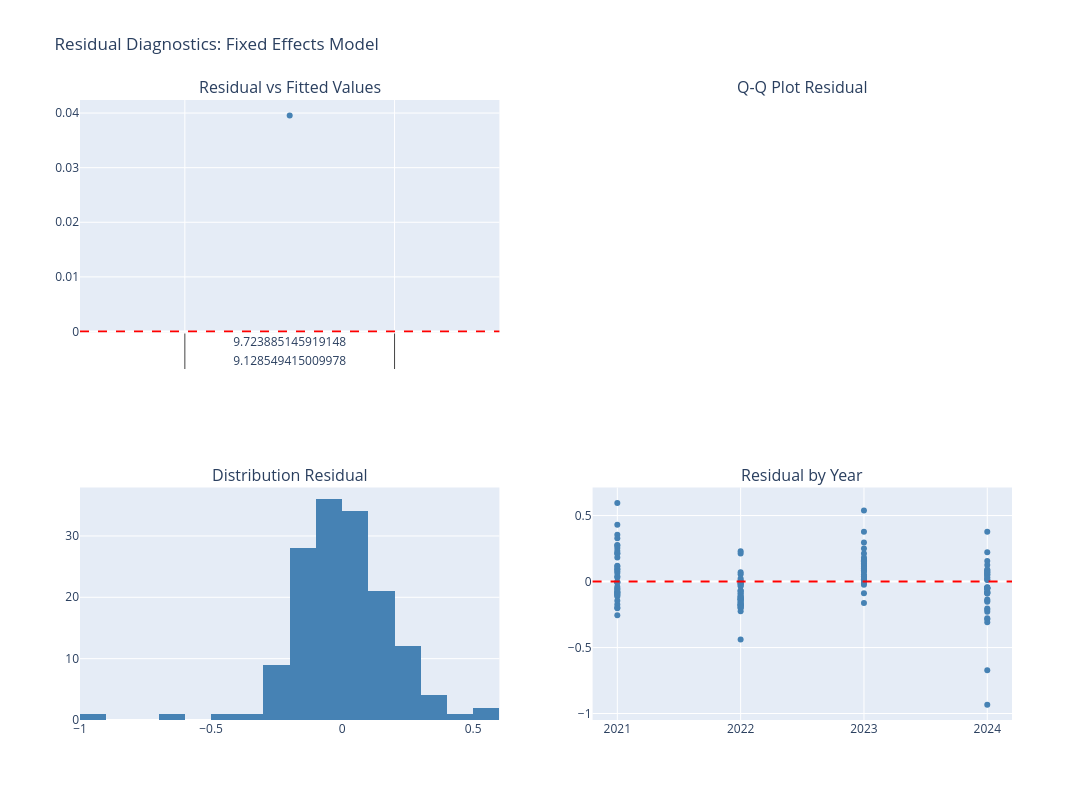

Notebook code for this chart:
### Markdown cell above
## Residual Diagnostics

### Code cell
import scipy.stats as stats

resid_fe_flat = res_fe.resids.values.flatten()
fitted_fe_flat = res_fe.fitted_values.values.flatten()

fig_diag = make_subplots(rows=2, cols=2, subplot_titles=('Residual vs Fitted Values', 'Q-Q Plot Residual', 'Distribution Residual', 'Residual by Year'))

# 1. Residual vs Fitted
fig_diag.add_trace(go.Scatter(x=fitted_fe_flat, y=resid_fe_flat, mode='markers', marker=dict(color='steelblue'), showlegend=False), row=1, col=1)
fig_diag.add_hline(y=0, line_dash="dash", line_color="red", row=1, col=1)

# 2. Q-Q Plot
(osm, osr), (slope, intercept, r) = stats.probplot(resid_fe_flat, dist="norm")
fig_diag.add_trace(go.Scatter(x=osm, y=osr, mode='markers', marker=dict(color='steelblue'), showlegend=False), row=1, col=2)
fig_diag.add_trace(go.Scatter(x=osm, y=slope*osm + intercept, mode='lines', line=dict(color='red'), showlegend=False), row=1, col=2)

# 3. Distribution Residual
fig_diag.add_trace(go.Histogram(x=resid_fe_flat, marker_color='steelblue', showlegend=False), row=2, col=1)

# 4. Residual by Year
year_idx = df_panel.index.get_level_values(1).values
fig_diag.add_trace(go.Scatter(x=year_idx, y=resid_fe_flat, mode='markers', marker=dict(color='steelblue'), showlegend=False), row=2, col=2)
fig_diag.add_hline(y=0, line_dash="dash", line_color="red", row=2, col=2)

fig_diag.update_layout(title='Residual Diagnostics: Fixed Effects Model', height=800, width=1100)
fig_diag.write_json(OUTPUT_DIR / 'plot_panel_diagnostics.json')
fig_diag.show()

stat_sw, p_sw = stats.shapiro(resid_fe_flat)
dw_stat = durbin_watson(resid_fe_flat)

print('RESIDUAL DIAGNOSTIC TESTS')
print(f'Shapiro-Wilk test  : W = {stat_sw:.4f}, p = {p_sw:.4f}')
print(f'Durbin-Watson stat : {dw_stat:.4f}')
print(f'Mean residual      : {resid_fe_flat.mean():.6f}')
print(f'Std residual       : {resid_fe_flat.std():.4f}')

### Figure 1 — Plotly figure (JSON) as saved in the notebook; plotly's stock layout.template omitted (floating-point values rounded to 4 significant figures; data arrays with more than 128 entries replaced by an {"elided": "..."} marker saying what was removed)
{"data": [{"marker": {"color": "steelblue"}, "mode": "markers", "showlegend": false, "type": "scatter", "x": {"elided": "151x1 float values"}, "xaxis": "x", "y": {"elided": "151 float values"}, "yaxis": "y"}, {"marker": {"color": "steelblue"}, "showlegend": false, "type": "histogram", "x": {"elided": "151 float values"}, "xaxis": "x3", "yaxis": "y3"}, {"marker": {"color": "steelblue"}, "mode": "markers", "showlegend": false, "type": "scatter", "x": {"elided": "151 int values"}, "xaxis": "x4", "y": {"elided": "151 float values"}, "yaxis": "y4"}], "layout": {"annotations": [{"font": {"size": 16}, "showarrow": false, "text": "Residual vs Fitted Values", "x": 0.225, "xanchor": "center", "xref": "paper", "y": 1, "yanchor": "bottom", "yref": "paper"}, {"font": {"size": 16}, "showarrow": false, "text": "Q-Q Plot Residual", "x": 0.775, "xanchor": "center", "xref": "paper", "y": 1, "yanchor": "bottom", "yref": "paper"}, {"font": {"size": 16}, "showarrow": false, "text": "Distribution Residual", "x": 0.225, "xanchor": "center", "xref": "paper", "y": 0.375, "yanchor": "bottom", "yref": "paper"}, {"font": {"size": 16}, "showarrow": false, "text": "Residual by Year", "x": 0.775, "xanchor": "center", "xref": "paper", "y": 0.375, "yanchor": "bottom", "yref": "paper"}], "height": 800, "shapes": [{"line": {"color": "red", "dash": "dash"}, "type": "line", "x0": 0, "x1": 1, "xref": "x domain", "y0": 0, "y1": 0, "yref": "y"}, {"line": {"color": "red", "dash": "dash"}, "type": "line", "x0": 0, "x1": 1, "xref": "x4 domain", "y0": 0, "y1": 0, "yref": "y4"}], "title": {"text": "Residual Diagnostics: Fixed Effects Model"}, "width": 1100, "xaxis": {"anchor": "y", "domain": [0, 0.45]}, "xaxis2": {"anchor": "y2", "domain": [0.55, 1]}, "xaxis3": {"anchor": "y3", "domain": [0, 0.45]}, "xaxis4": {"anchor": "y4", "domain": [0.55, 1]}, "yaxis": {"anchor": "x", "domain": [0.625, 1]}, "yaxis2": {"anchor": "x2", "domain": [0.625, 1]}, "yaxis3": {"anchor": "x3", "domain": [0, 0.375]}, "yaxis4": {"anchor": "x4", "domain": [0, 0.375]}}}
